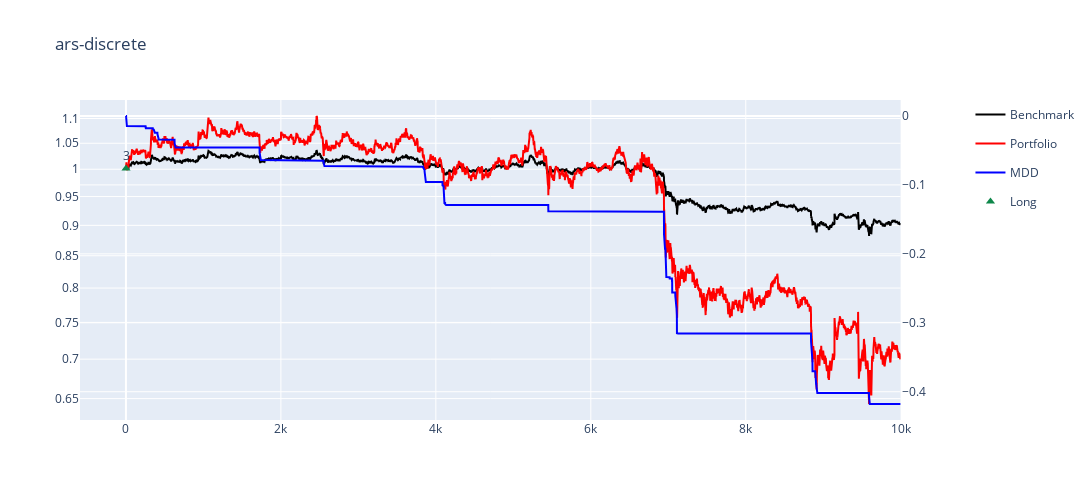

The notebook cell this image was saved under:
### Code cell
# res = evaluate('../data/btc23clean.csv', 'btc23')
alter_test = False
ev_fig, ev_env = evaluate(f'../data/{dataset_test}-{alter_test if alter_test else TEST if TEST else "full"}.csv', dataset_test)
ev_fig

### Figure 1 — Plotly figure (JSON) as saved in the notebook; plotly's stock layout.template omitted (floating-point values rounded to 4 significant figures; data arrays with more than 128 entries replaced by an {"elided": "..."} marker saying what was removed)
{"data": [{"legendgroup": "1", "marker": {"color": "black", "size": 42}, "name": "Benchmark", "type": "scatter", "x": {"elided": "10000 int values"}, "y": {"elided": "10000 float values"}}, {"marker": {"color": "red", "size": 42}, "name": "Portfolio", "type": "scatter", "x": {"elided": "10000 int values"}, "y": {"elided": "10000 float values"}}, {"marker": {"color": "blue", "size": 42}, "name": "MDD", "type": "scatter", "x": {"elided": "10000 int values"}, "y": {"elided": "10000 float values"}, "yaxis": "y2"}, {"marker": {"color": "#0e874a", "size": 8, "symbol": "triangle-up"}, "mode": "markers+text", "name": "Long", "text": ["3"], "textposition": "top center", "type": "scatter", "x": [1], "y": [1.001]}, {"marker": {"color": "#ed077a", "size": 8, "symbol": "triangle-down"}, "mode": "markers+text", "name": "Short", "text": [], "textposition": "top center", "type": "scatter", "x": [], "y": []}, {"marker": {"color": "#0776ed", "size": 6, "symbol": "circle"}, "mode": "markers+text", "name": "Close", "text": [], "textposition": "top center", "type": "scatter", "x": [], "y": []}], "layout": {"autosize": false, "height": 500, "title": {"text": "ars-discrete"}, "width": 1300, "xaxis": {"anchor": "y", "domain": [0, 0.94]}, "yaxis": {"anchor": "x", "domain": [0, 1], "type": "log"}, "yaxis2": {"anchor": "x", "overlaying": "y", "side": "right"}}}
